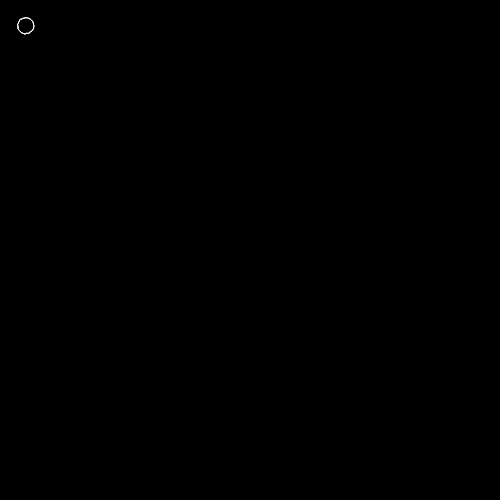
Frame 1 (no input)
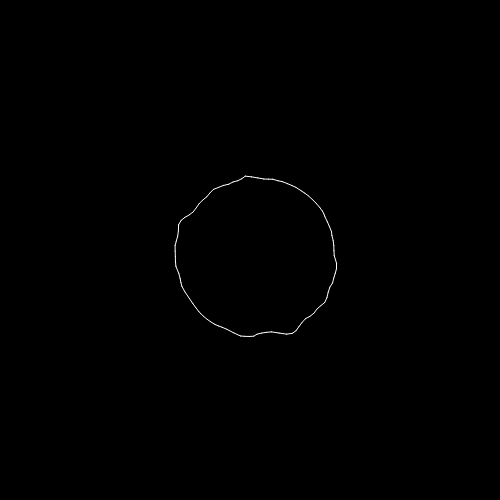
Frame 60 (no input)
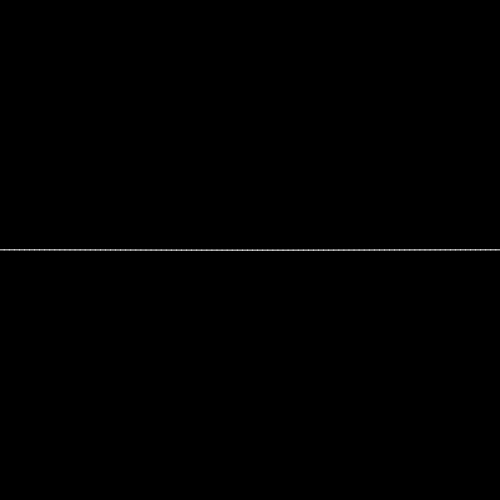
Frame 120 (the mouse pressed at the canvas centre since frame 60)

The p5.js sketch that drew these frames (run headless with seeded random() and noise() and a simulated clock; from frame 60 on, the mouse is pressed at the canvas centre):

// p5.js sketch
// ── sketch.js
/*
  Date: 13 April 2018
  Description: Creates circle using cos and sin

*/
var points;
var targetPoints;
var isCircle;

function setup() {
  createCanvas(500, 500);
  //store points in array
  points = [];
  targetPoints = [];
  for (var i = 0; i < 100; i++){
    points.push(createVector(0, 0));
    targetPoints.push(createVector(0, 0));
  }

  isCircle = true;
}

function draw() {
  background(0);
  var numOfPoints = 100;
  var sizeOfCircle = 80;
  stroke(255);
  var millisecond = Date.now();
  for (var i = 0; i < numOfPoints; i++){
    //i = 10. therefore seg = 0, 0.1, 0.2, ..., 0.9
    var segment = i/(numOfPoints-1);
    //radian goes from 0 to 2pi
    var radian = (Math.PI * 2) * segment - Math.PI/2;;
    if (isCircle){
      //gives each point of the circle in relation to size of circle
      //in the center of canvas
      var xPos = Math.cos(radian) * sizeOfCircle + width/2;
      var yPos = Math.sin(radian) * sizeOfCircle + height/2;
      //kenperlin noise gradually changes
      var noiseMult = 0.05;
      var noiseValue = noise(xPos * noiseMult, yPos * noiseMult, millisecond * 0.001);
      noiseValue *= 15;
      var point = createVector(xPos+noiseValue, yPos+noiseValue);
    } else{
      //else becomes the line when mousePressed
      var lineLength = Math.PI * 2 * sizeOfCircle;
      var xPos = width/2 + ((1-segment) * lineLength) - (lineLength/2);
      var yPos = height/2;
      var point = createVector(xPos, yPos);
    }

    targetPoints[i] = point;
    //interpolation on the targetLine
    //changes every ten percent
    points[i] = p5.Vector.lerp(points[i], targetPoints[i], 0.1);

    if(i > 0){
      // ex. i = 0
      var prevPoint = points[i-1];
      // ex. i = 1
      var currPoint = points[i];
      line(prevPoint.x, prevPoint.y, currPoint.x, currPoint.y);
    }
  }
}

function mousePressed(){
  //!isCircle means notisCircle, false
  isCircle = !isCircle;

}
